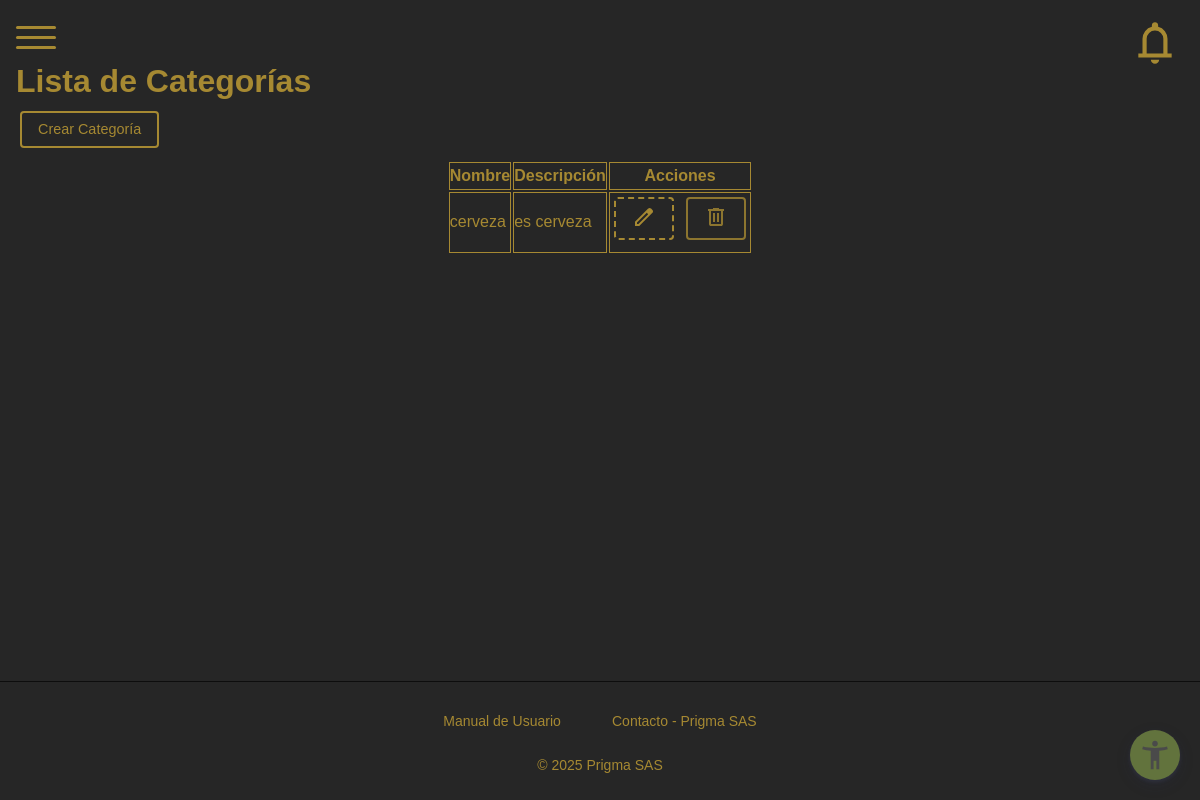
/adminD/categories/ (signed in), run on an earlier commit of the app's database.
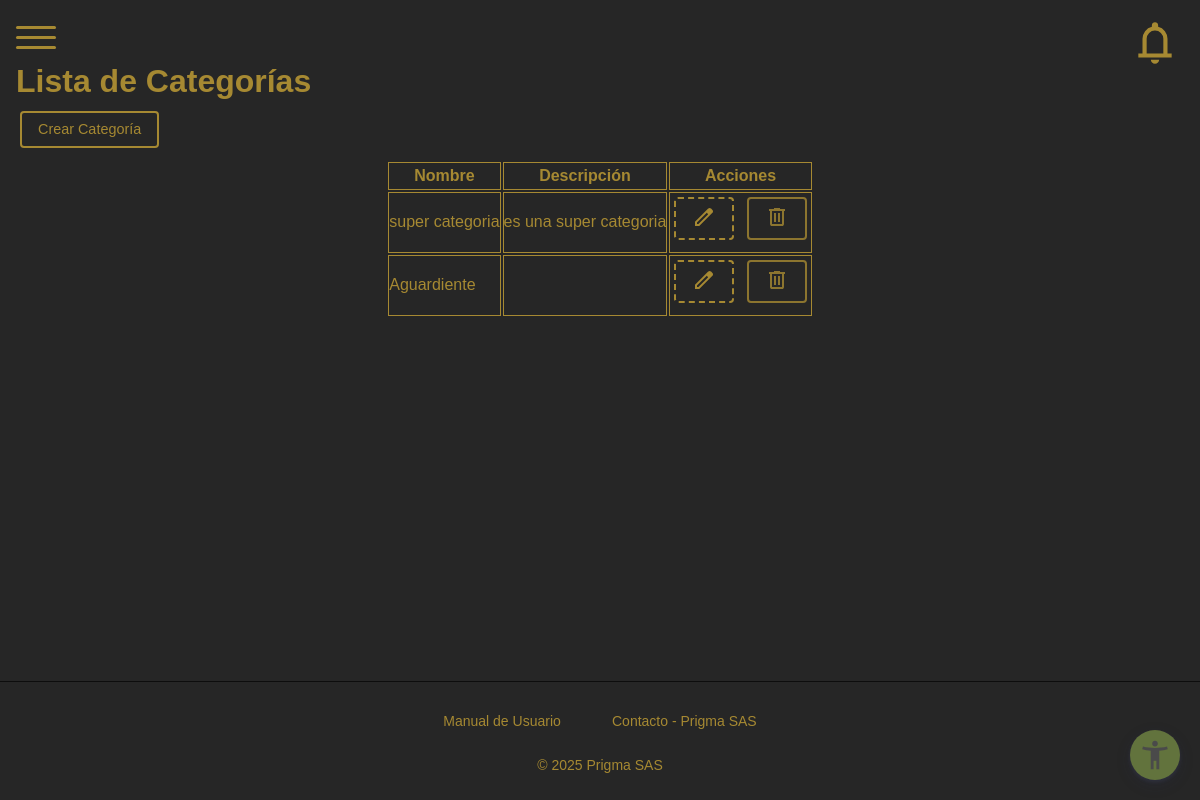
And on a later commit of the database.
### products/models.py (models this page shows, shortened)
class Categoria(models.Model):
    id_categoria = models.AutoField(primary_key=True)
    nombre_categoria = models.CharField(max_length=50, null=True, blank=True)
    descripcion = models.TextField(null=True, blank=True)
    class Meta:
        db_table = 'categoria'
        verbose_name = 'Categoría'
        verbose_name_plural = 'Categorías'

### products/views.py (the view)
# urls.py: path('adminD/categories/', views.CategoriasAdminView.as_view(), name='categories_admin'),
@method_decorator(permission_required('categories', 'ver'), name='dispatch')
class CategoriasAdminView(TemplateView):
    template_name = "admin/categories/categories.html"
    def get_context_data(self, **kwargs):
        context = super().get_context_data(**kwargs)
        context["categorias"] = Categoria.objects.all()
        return context

### roles/templatetags/roles_tags.py (called while the page is built)
@register.filter
def has_perm(user, perm_str):
    if not user.is_authenticated:
        return False
    if not hasattr(user, 'userprofile') or not user.userprofile.rol:
        return False
    try:
        modulo, accion = perm_str.split(',')
        modulo_obj = Module.objects.get(nombre=modulo)
        accion_obj = Action.objects.get(nombre=accion)
        return RolePermission.objects.filter(
            rol=user.userprofile.rol,
            modulo=modulo_obj,
            accion=accion_obj
        ).exists()
    except Exception:
        return False

### products/templates/admin/categories/categories.html (shortened to what this page needs)
{% extends 'base_admin.html' %}
{% load static %}
{% load roles_tags %}
{% block content %}
    <div class="container">
        <h1 class="my-4">Lista de Categorías</h1>
        {% if request.user|has_perm:"categories,crear" %}
            <a href="{% url 'products:categories_create_admin' %}" class="btn btn-success mb-3">Crear Categoría</a>
        {% endif %}
        <div class="table-contenedor">
            <div class="table-responsive">
                <table id="tabla-categorias" class="table table-striped">
                    <thead>
                        <tr>
                            <th class="col-1">Nombre</th>
                            <th class="col-2">Descripción</th>
                            <th>Acciones</th>
                        </tr>
                    </thead>
                    <tbody>
                        {% for categoria in categorias %}
                        <tr>
                            <td class="col-1">{{ categoria.nombre_categoria }}</td>
                            <td class="col-2">{{ categoria.descripcion }}</td>
                            <td>
                                {% if request.user|has_perm:"categories,editar" %}
                                    <a href="{% url 'products:categories_edit_admin' categoria.id_categoria %}" class="btn btn-sm btn-warning" title="Editar categoría"><img src="{% static 'img/icons/edit.svg' %}" alt="Editar"></a>
                                {% endif %}
                                {% if request.user|has_perm:"categories,eliminar" %}
                                    <a href="{% url 'products:categories_delete_admin' categoria.id_categoria %}" class="btn btn-sm btn-danger" title="Eliminar categoría"><img src="{% static 'img/icons/delete.svg' %}" alt="Eliminar"></a>
                                {% endif %}
                            </td>
                        </tr>
                        {% endfor %}
                    </tbody>
                </table>
            </div>
        </div>
    </div>
{% endblock %}

What changed in the data, as far as the page shows it:
removed Categoria: nombre_categoria "cerveza", descripcion "es cerveza"
added Categoria: nombre_categoria "super categoria", descripcion "es una super categoria"
added Categoria: nombre_categoria "Aguardiente"
